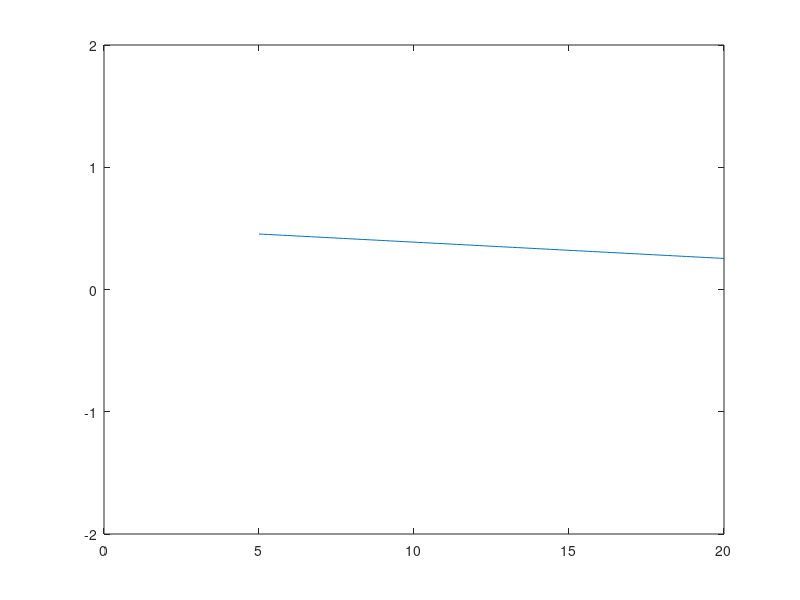

Write the MATLAB code that produced this figure.
clear all; close all; clc;
R=150;
L=linspace(5,20,100);
A=(-58.*L+29*R+90)./(29.*R);
D=(-58.*L+90)./(29.*R);

plot(L,(A+D)/2)
ylim([-2 2])